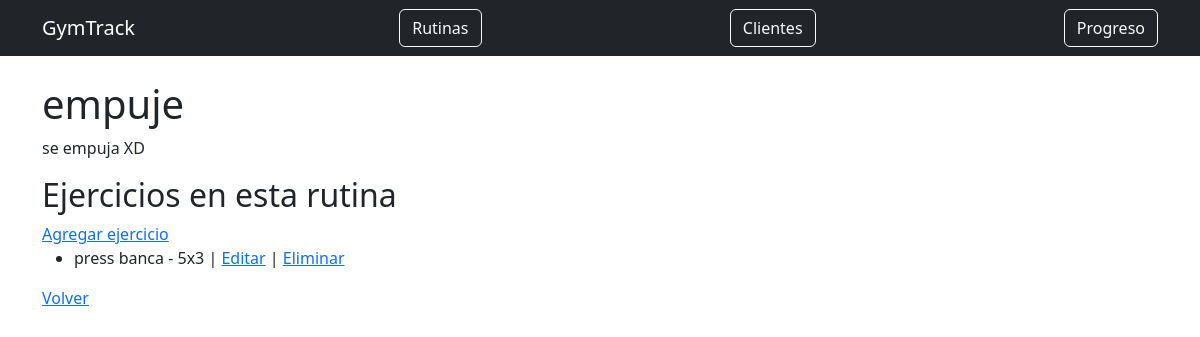
The app's page /rutinas/1/, older data.
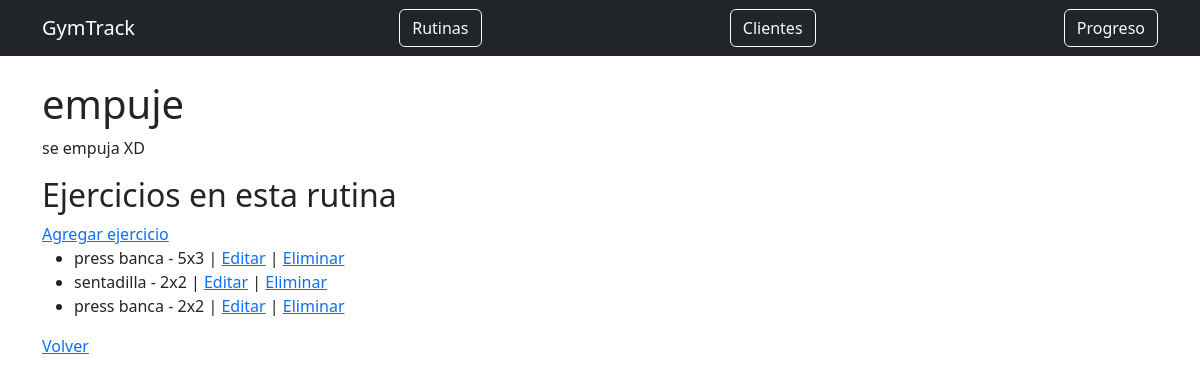
The same page, newer data.
### rutinas/models.py (models this page shows, shortened)
class Rutina(models.Model):
    cliente = models.ForeignKey(Cliente, on_delete=models.CASCADE, related_name="rutinas")
    nombre = models.CharField(max_length=100)
    descripcion = models.TextField(blank=True)
    fecha_creacion = models.DateField(auto_now_add=True)

class EntradaEjercicio(models.Model):
    rutina = models.ForeignKey(Rutina, on_delete=models.CASCADE, related_name="entradas")
    ejercicio = models.ForeignKey(Ejercicio, on_delete=models.CASCADE)
    series = models.PositiveIntegerField()
    repeticiones = models.PositiveIntegerField()
    peso_kg = models.FloatField(null=True, blank=True)
    descanso_segundos = models.PositiveIntegerField(default=60)
    rir = models.PositiveIntegerField(help_text="Repeticiones en reserva", default=1)
    rpe = models.PositiveIntegerField(help_text="Esfuerzo percibido (1-10)", default=9)

### ejercicios/models.py (models this page shows, shortened)
class Ejercicio(models.Model):
    nombre = models.CharField(max_length=100)
    descripcion = models.TextField()
    grupo_muscular = models.CharField(max_length=100)
    variante = models.CharField(max_length=100, blank=True)

### rutinas/views.py (the view)
# urls.py: path("<int:pk>/", RutinaDetalleView.as_view(), name="detalle"),
class RutinaDetalleView(DetailView):
    model = Rutina
    template_name = "rutinas/detalle.html"
    context_object_name = "rutina"

### rutinas/templates/rutinas/detalle.html (shortened to what this page needs)
{% extends "base.html" %}
{% block content %}
<body>
    <h1>{{ rutina.nombre }}</h1>
    <p>{{ rutina.descripcion }}</p>
    <h2>Ejercicios en esta rutina</h2>
    <a href="{% url 'rutinas:entrada_crear' rutina.id %}">Agregar ejercicio</a>
    <ul>
        {% for entrada in rutina.entradas.all %}
            <li>
                {{ entrada.ejercicio.nombre }} - {{ entrada.series }}x{{ entrada.repeticiones }}
                | <a href="{% url 'rutinas:entrada_editar' entrada.pk %}">Editar</a>
                | <a href="{% url 'rutinas:entrada_eliminar' entrada.pk %}">Eliminar</a>
            </li>
        {% empty %}
            <li>No hay ejercicios agregados.</li>
        {% endfor %}
    </ul>
    <a href="{% url 'rutinas:lista' %}">Volver</a>
</body>
</html>
    {% endblock %}

### templates/base.html (shortened to what this page needs)
<!DOCTYPE html>
<html lang="es">
<head>
    <link href="https://cdn.jsdelivr.net/npm/bootstrap@5.3.2/dist/css/bootstrap.min.css" rel="stylesheet">
</head>
<body>
    <nav class="navbar navbar-expand-lg navbar-dark bg-dark mb-4">
        <div class="container">
            <a class="navbar-brand" href="/">GymTrack</a>
            <a href="{% url 'rutinas:lista' %}" class="btn btn-outline-light">Rutinas</a>
            <a href="{% url 'clientes:lista' %}" class="btn btn-outline-light">Clientes</a>
            <a href="{% url 'progreso:index' %}" class="btn btn-outline-light">Progreso</a>
        </div>
    </nav>
    <main class="container">
        {% block content %}{% endblock %}
</body>
</html>

Row changes from the older to the newer data that the page shows:
added EntradaEjercicio: ejercicio.nombre "sentadilla", series "2", repeticiones "2"
added EntradaEjercicio: ejercicio.nombre "press banca", series "2", repeticiones "2"
